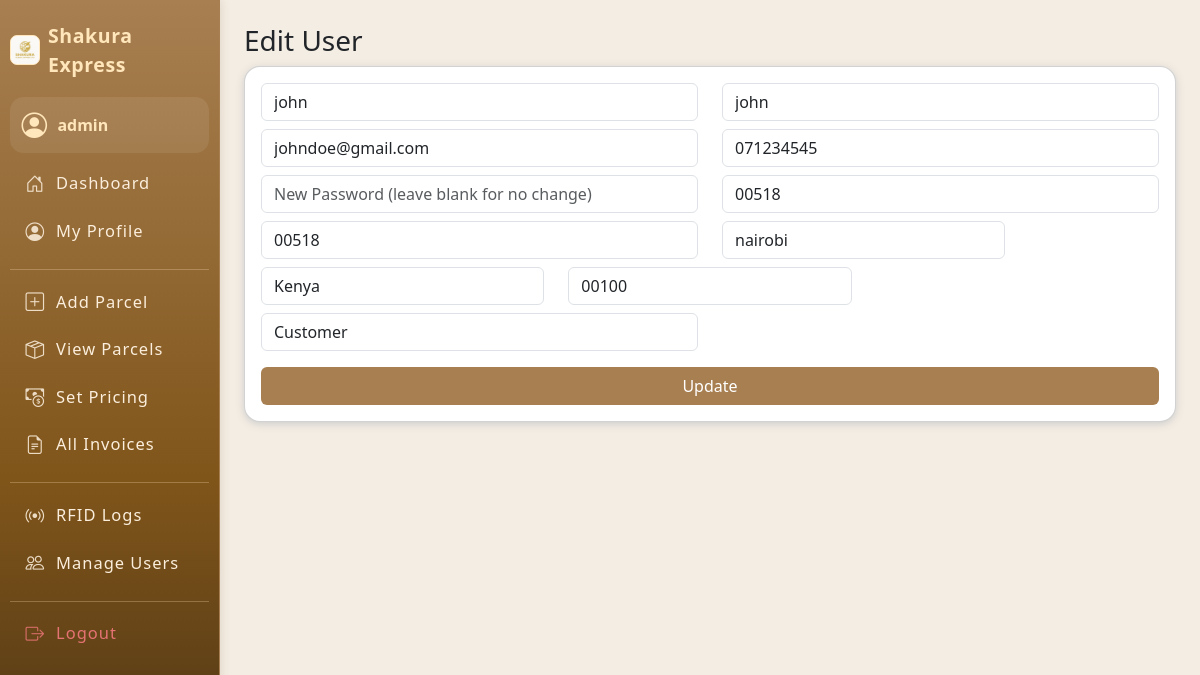
Page /users/edit_user.php?id=2 (signed in) on the committed database.
### tables this page shows
CREATE TABLE `users` (
  `id` int(11) NOT NULL AUTO_INCREMENT,
  `username` varchar(50) NOT NULL,
  `password` varchar(255) NOT NULL,
  `email` varchar(100) NOT NULL,
  `role` enum('admin','staff','customer') NOT NULL,
  `full_name` varchar(100) NOT NULL,
  `phone` varchar(20) DEFAULT NULL,
  `created_at` datetime DEFAULT current_timestamp(),
  `address_line1` varchar(255) DEFAULT NULL,
  `address_line2` varchar(255) DEFAULT NULL,
  `city` varchar(100) DEFAULT NULL,
  `country` varchar(100) DEFAULT NULL,
  `zip_code` varchar(20) DEFAULT NULL,
  PRIMARY KEY (`id`),
  UNIQUE KEY `username` (`username`)
);

### users/edit_user.php (the view, shortened to what this page needs)
<?php
include '../includes/db.php';
$countries = [
    "Kenya", "Uganda", "Tanzania", "Nigeria", "Ethiopia", "South Africa", "United States", "United Kingdom",
    "India", "China", "Canada", "Australia", "Germany", "France", "Netherlands", "Turkey", "Italy", "Spain",
    "United Arab Emirates", "Saudi Arabia", "Qatar", "Egypt", "Ghana", "Morocco", "Japan", "Brazil", "Singapore"
];
$self = false;
if (isset($_GET['profile']) || (!isset($_GET['id']))) {
    $id = $_SESSION['user_id'];
    $self = true;
} else {
    $id = intval($_GET['id']);
}
$user = $conn->query("SELECT * FROM users WHERE id=$id")->fetch_assoc();
?>
<!DOCTYPE html>
<html lang="en">
<head>
    <link rel="stylesheet" href="/assets/css/style.css">
    <link rel="stylesheet" href="https://cdn.jsdelivr.net/npm/bootstrap@5.3.3/dist/css/bootstrap.min.css">
</head>
<body>
<div class="d-flex">
    <?php include '../includes/sidebar.php'; ?>
    <div class="container p-4">
        <h3><?= $self ? 'Edit Profile' : 'Edit User' ?></h3>
        <form method="post" class="card p-3">
            <div class="row">
                <div class="col-md-6 mb-2">
                    <input type="text" name="username" class="form-control" placeholder=" UserName" value="<?= htmlspecialchars($user['username']) ?>" required>
                </div>
                <div class="col-md-6 mb-2">
                    <input type="text" name="full_name" class="form-control" placeholder="Full Name" value="<?= htmlspecialchars($user['full_name']) ?>" required>
                </div>
                <div class="col-md-6 mb-2">
                    <input type="email" name="email" class="form-control" placeholder="Email" value="<?= htmlspecialchars($user['email']) ?>" required>
                </div>
                <div class="col-md-6 mb-2">
                    <input type="text" name="phone" class="form-control" placeholder="Phone" value="<?= htmlspecialchars($user['phone']) ?>">
                </div>
                <div class="col-md-6 mb-2">
                    <input type="password" name="password" class="form-control" placeholder="New Password (leave blank for no change)">
                </div>
                <div class="col-md-6 mb-2">
                    <input type="text" name="address_line1" class="form-control" placeholder="Address Line 1" value="<?= htmlspecialchars($user['address_line1'] ?? '') ?>" required>
                </div>
                <div class="col-md-6 mb-2">
                    <input type="text" name="address_line2" class="form-control" placeholder="Address Line 2" value="<?= htmlspecialchars($user['address_line2'] ?? '') ?>">
                </div>
                <div class="col-md-4 mb-2">
                    <input type="text" name="city" class="form-control" placeholder="City" value="<?= htmlspecialchars($user['city'] ?? '') ?>" required>
                </div>
                <div class="col-md-4 mb-2">
                    <select name="country" class="form-control" required>
                        <?php foreach ($countries as $c): ?>
                            <option value="<?= htmlspecialchars($c) ?>" <?= ($user['country'] ?? '') == $c ? 'selected' : '' ?>><?= htmlspecialchars($c) ?></option>
                        <?php endforeach; ?>
                    </select>
                </div>
                <div class="col-md-4 mb-2">
                    <input type="text" name="zip_code" class="form-control" placeholder="Zip Code" value="<?= htmlspecialchars($user['zip_code'] ?? '') ?>" required>
                </div>
                <?php if(!$self): ?>
                <div class="col-md-6 mb-2">
                    <select name="role" class="form-control" required>
                        <option value="customer" <?= $user['role']=='customer'?'selected':'' ?>>Customer</option>
                    </select>
                </div>
                <?php endif; ?>
            </div>
            <button class="btn btn-brown mt-2">Update</button>
        </form>
    </div>
</div>
</body>
</html>

### includes/sidebar.php (shortened to what this page needs)
<?php
$role = $_SESSION['role'];
$user_id = $_SESSION['user_id'] ?? null;
require_once '../includes/db.php';
$user_name = '';
if ($user_id) {
    $user_res = $conn->query("SELECT username FROM users WHERE id=$user_id");
    if ($user_res && $user_res->num_rows) {
        $u = $user_res->fetch_assoc();
        $user_name = htmlspecialchars($u['username']);
    }
}
?>
<head>
    <link rel="stylesheet" href="https://cdn.jsdelivr.net/npm/bootstrap-icons@1.11.3/font/bootstrap-icons.min.css">
    <link rel="stylesheet" href="../assets/css/style.css">
</head>
<nav class="sidebar">
    <div class="sidebar-brand">
        <img src="../assets/images/logo.jpeg" width="30" alt="Logo" style="border-radius:7px; background:#fff6eb; border:1.3px solid #ffe6bb;">
        <span>Shakura Express</span>
    </div>
    <div class="user-mini-profile mb-2">
        <i class="bi bi-person-circle"></i>
        <div class="user-details">
            <span><?= $user_name ?: ucfirst($role) ?></span>
        </div>
    </div>
    <ul class="nav flex-column">
        <?php if($role=='admin'): ?>
            <li><a href="../dashboards/admin_dashboard.php" class="nav-link<?=strpos($_SERVER['PHP_SELF'],'admin_dashboard.php')!==false?' active':''?>"><i class="bi bi-house-door"></i> Dashboard</a></li>
            <li><a href="../users/profile.php" class="nav-link<?=strpos($_SERVER['PHP_SELF'],'profile.php')!==false?' active':''?>"><i class="bi bi-person-circle"></i> My Profile</a></li>
            <hr>
            <li><a href="../parcels/add_parcel.php" class="nav-link<?=strpos($_SERVER['PHP_SELF'],'add_parcel.php')!==false?' active':''?>"><i class="bi bi-plus-square"></i> Add Parcel</a></li>
            <li><a href="../parcels/view_parcel.php" class="nav-link<?=strpos($_SERVER['PHP_SELF'],'view_parcel.php')!==false?' active':''?>"><i class="bi bi-box-seam"></i> View Parcels</a></li>
            <li><a href="../pricing/set_pricing.php" class="nav-link<?=strpos($_SERVER['PHP_SELF'],'set_pricing.php')!==false?' active':''?>"><i class="bi bi-cash-coin"></i> Set Pricing</a></li>
            <li><a href="../invoices/view_invoice.php" class="nav-link<?=strpos($_SERVER['PHP_SELF'],'view_invoice.php')!==false?' active':''?>"><i class="bi bi-file-earmark-text"></i> All Invoices</a></li>
            <hr>
            <li><a href="../rfid/logs.php" class="nav-link<?=strpos($_SERVER['PHP_SELF'],'logs.php')!==false?' active':''?>"><i class="bi bi-broadcast"></i> RFID Logs</a></li>
            <li><a href="../users/manage.php" class="nav-link<?=strpos($_SERVER['PHP_SELF'],'manage.php')!==false?' active':''?>"><i class="bi bi-people"></i> Manage Users</a></li>
        <?php endif; ?>
        <hr>
        <li><a href="../auth/logout.php" class="nav-link text-danger"><i class="bi bi-box-arrow-right"></i> Logout</a></li>
    </ul>
</nav>

### assets/css/style.css (style rules this page uses)
body { background-color: #f4ede3; }
.sidebar { min-width: 220px; }
.btn-brown { background: #a87f51; color: white; }
.card { border-radius: 16px; box-shadow: 0 2px 8px #ccc; }
.sidebar { position: fixed; top: 0; left: 0; height: 100vh; width: 220px; background: linear-gradient(180deg, #a87f51 0%, #80551a 60%, #4b3415 100%); color: #fff; padding: 1.3rem 0.6rem 1rem 0.6rem; z-index: 1000; border-right: 1px solid #a87f51; box-shadow: 1px 0 9px rgba(108,78,42,0.15); display: flex; flex-direction: column; font-size: 1.01rem; min-height: 0; max-height: 100vh; overflow-y: auto; }
.sidebar-brand { font-size: 1.22rem; font-weight: 700; letter-spacing: .6px; margin-bottom: 1.1rem; color: #ffe6bb; display: flex; align-items:center; gap: 0.52rem; }
.sidebar .user-mini-profile { background: rgba(255,255,255,0.08); border-radius: .85rem; padding: .6rem .75rem .5rem .75rem; margin-bottom: 1.28rem; font-size: .96rem; display: flex; align-items: center; gap: 0.64rem; }
.sidebar .user-mini-profile .bi-person-circle { font-size: 1.6rem; color: #ffe6bb; }
.sidebar .user-mini-profile .user-details span { display: block; color: #ffe6bb; font-weight: 600; margin-bottom: 0; font-size: 1.04em; }
.sidebar .nav { flex: 1 1 auto; margin-bottom: 1.2rem; }
.sidebar .nav-link { color: #fbeedc; margin-bottom: .11rem; padding: .56rem 1rem; font-size: 1.03rem; border-radius: .62rem; display: flex; align-items: center; gap: .68rem; transition: background .14s, color .13s; font-weight: 500; letter-spacing: .06em; }
.sidebar .nav-link .bi { font-size: 1.13em; opacity: 0.88; }
.sidebar .nav-link.text-danger { color: #e57373 !important; }
.sidebar hr { border-color: #ffe6bb; opacity: 0.27; margin: 13px 0 9px 0; }
body { margin-left: 220px !important; }

### rows in the picture
users: username "admin"
users: username "john", full_name "john", email "johndoe@gmail.com", phone "071234545", address_line1 "00518", address_line2 "00518", city "nairobi", country "Kenya", zip_code "00100", role "Customer"
